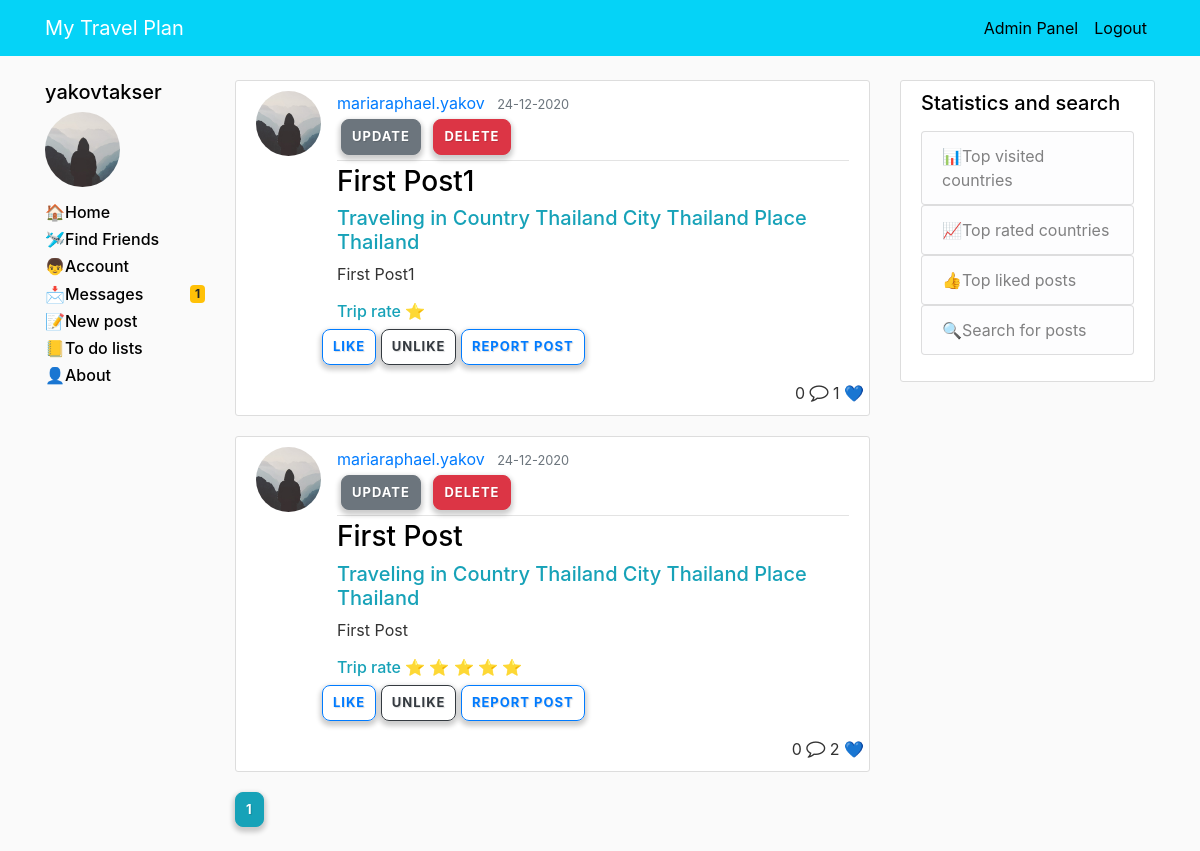
The page /reported (signed in) on the database its author committed.
### mytravelplan/models.py (models this page shows, shortened)
class User(db.Model, UserMixin):
    id = db.Column(db.Integer, primary_key=True)
    username = db.Column(db.String(20), unique=True, nullable=False)
    email = db.Column(db.String(120), unique=True, nullable=False)
    image_file = db.Column(db.String(20), nullable=False, default='default.jpg')
    password = db.Column(db.String(60), nullable=False)
    first_name = db.Column(db.String(20), nullable=False)
    last_name = db.Column(db.String(20), nullable=False)
    date_of_birth = db.Column(db.DateTime, nullable=True)
    messageReceived = db.relationship('Message', backref='receiverUser', lazy=True)
    comments = db.relationship('Comment', backref='author', lazy=True)
    admin_permissions = db.Column(db.Integer, default=0)
    posts = db.relationship('Post', backref='author', lazy=True)
    to_do_list = db.relationship('Todolist', backref='author', lazy=True)
    amount_of_posts = db.Column(db.Integer, default=0)
    level_of_user = db.Column(db.String(100), default='New')
    verified = db.Column(db.Boolean, default=False)

class Post(db.Model):
    id = db.Column(db.Integer, primary_key=True)
    title = db.Column(db.String(100), nullable=False)
    date_posted = db.Column(db.DateTime, nullable=False, default=datetime.utcnow)
    content = db.Column(db.Text, nullable=False)
    user_id = db.Column(db.Integer, db.ForeignKey('user.id'),
                        nullable=False)  # Foreign Key to make a relationship with the user by 'user_id' field
    comments = db.relationship('Comment', backref='belong', lazy=True)
    country = db.Column(db.String(100), nullable=False)
    city = db.Column(db.String(100))
    place = db.Column(db.String(100))
    rate = db.Column(db.Integer)
    likes = db.relationship('PostLikes', backref='belong', lazy=True)
    imgs = db.relationship('Image', backref='belong', lazy=True)
    amount_of_likes = db.Column(db.Integer, default=0)
    amount_of_comments = db.Column(db.Integer, default=0)
    reported = db.Column(db.Boolean, default=False)
    find_friends = db.Column(db.Boolean, default=False)

### mytravelplan/users/routes.py (the view)
@users.route('/reported', methods=['GET', 'POST'])
@login_required
def reported_posts():
    if current_user.admin_permissions == 1:
        msg_counters = messages_counters()
        form = LikeForm()
        reported_form = ReportForm()
        page = request.args.get('page', 1, type=int)
        posts = Post.query.filter_by(reported=True).order_by(Post.date_posted.desc()).paginate(page=page, per_page=5)
        if form.validate_on_submit():
            like_or_unlike = form.like_or_unlike.data
            id_of_post_to_like = form.id.data
            like_to_post(id_of_post_to_like, like_or_unlike)
        if reported_form.validate_on_submit():
            id_of_reported_post = form.id.data
            post = Post.query.get(id_of_reported_post)
            post.reported = True
            db.session.commit()
        return render_template('reported_posts.html', posts=posts, form=form, reported_form=reported_form, msg_counters=msg_counters)
    else:
        abort(403)

### mytravelplan/posts/forms.py
class LikeForm(FlaskForm):
    id = IntegerField('id')
    like_or_unlike = StringField('like_or_unlike')
    like = SubmitField('Like')
    unlike = SubmitField('Unlike')

class ReportForm(FlaskForm):
    id = IntegerField('id')
    report = SubmitField('Report Post')

### mytravelplan/messages/routes.py (called while the page is built)
@login_required
def messages_counters():
    msg_counters = []
    inboxMessagesCounter = Message.query.filter_by(receiver=current_user.username, deletedByReceiver=False).count()
    msg_counters.append(inboxMessagesCounter)
    unreadMessagesCounter = Message.query.filter_by(receiver=current_user.username, readed=False,
                                                    deletedByReceiver=False).count()
    msg_counters.append(unreadMessagesCounter)
    sentMessagesCounter = Message.query.filter_by(owner=current_user.username, deletedByOwner=False).count()
    msg_counters.append(sentMessagesCounter)
    return msg_counters

### mytravelplan/models.py (called while the page is built)
@login_manager.user_loader
def load_user(user_id):
    return User.query.get(int(user_id))

### mytravelplan/templates/reported_posts.html (shortened to what this page needs)
{% extends "base.html" %}
    {% block content %}
        {% for post in posts.items %}
             <article class="media content-section">
       <img class="rounded-circle article-img" src="{{ url_for('static', filename='profile_pics/' + post.author.image_file) }}">
      <div class="media-body">
        <div class="article-metadata">
          <a class="mr-2" href="{{url_for('users.user_account_show', username=post.author.username)}}">{{ post.author.username }}</a>
          <small class="text-muted">{{ post.date_posted.strftime('%d-%m-%Y') }}</small>
            {% if post.author == current_user or current_user.admin_permissions == 1 %}
            <div>
                <a class="btn btn-secondary btn-sm m-1 mb-1" href="{{ url_for('posts.update_post', post_id=post.id ) }}">Update</a>
                <button type="button" class="btn btn-danger btn-sm m-1" data-toggle="modal" data-target="#deleteModal">Delete</button>
            </div>
            {% endif %}
        </div>
        <h3 class="text-info"><a class="article-title" href="{{ url_for('posts.post', post_id=post.id) }}">{{ post.title }}</a></h3>
          <h5 class="article-title text-info">Traveling in Country {{ post.country }} City {{ post.city }} Place {{ post.place }}</h5>
        <p class="article-content">{{ post.content }}</p>
          <h6 class="text-info">Trip rate {%for i in range(0, post.rate)%} <span>&#11088;</span>{% endfor %}</h6>
          <div class="row">
          <form method="POST" action="" enctype="multipart/form-data">
                    <div class="form-group">
                        {{ form.like(class="btn btn-outline-primary btn-md") }}
                    </div>
           </form>
          <form method="POST" action="" enctype="multipart/form-data">
                    <div class="form-group">
                        {{ form.unlike(class="btn btn-outline-dark btn-md") }}
                    </div>
           </form>
          <form method="POST" action="" enctype="multipart/form-data">
                <div class="form-group">
                    {{ reported_form.report(class="btn btn-outline-primary btn-md") }}
                </div>
          </form>
          </div>
          <div class="row pull-right">
              <div class="pull-right">{{ post.amount_of_comments }}&nbsp;<i class="fa fa-comment-o" style="font-size:19px;"></i></div>
              <div class="pull-right">{{ post.amount_of_likes }}&nbsp;&#128153;</div>
          </div>
      </div>
    </article>
        {% endfor %}
        {% for page_num in posts.iter_pages(left_edge=1, right_edge=1, left_current=1, right_current=2) %}
        {% if page_num %}
            {% if posts.page == page_num %}
                <a class="btn btn-info mb-4" href="{{ url_for('main.home', page=page_num) }}">{{ page_num }}</a>
            {% else %}
                <a class="btn btn-outline-info mb-4" href="{{ url_for('main.home', page=page_num) }}">{{ page_num }}</a>
            {% endif %}
        {% endif %}
        {% endfor %}
    {% endblock %}

### mytravelplan/templates/base.html (shortened to what this page needs)
<!DOCTYPE html>
<html lang="en">
<head>
    <link rel="stylesheet" href="https://stackpath.bootstrapcdn.com/bootstrap/4.3.1/css/bootstrap.min.css">
    <link href="https://maxcdn.bootstrapcdn.com/font-awesome/4.7.0/css/font-awesome.min.css" rel="stylesheet">
    <link rel="stylesheet" href="https://maxcdn.bootstrapcdn.com/bootstrap/4.1.3/css/bootstrap.min.css" />
<link rel="stylesheet" href="http://bootstraptema.ru/plugins/2015/kw-count/kwcount.css" />
    <link rel="stylesheet" type="text/css" href="{{ url_for('static', filename='main.css') }}">
</head>
<body>
    <header class="site-header">
      <nav class="navbar navbar-expand-md navbar-dark bg-steel fixed-top">
        <div class="container">
          <a class="navbar-brand mr-4" href="/">My Travel Plan</a>
          <div class="collapse navbar-collapse" id="navbarToggle">
            <div class="navbar-nav">
                {% if current_user.is_authenticated %}
                    {% if current_user.admin_permissions == 1 %}
                        <a class="nav-item nav-link" href="{{ url_for('users.admin') }}">Admin Panel</a>
                    {% endif %}
                <a class="nav-item nav-link" href="{{ url_for('users.logout') }}">Logout</a>
                {% else %}
              <a class="nav-item nav-link" href="{{ url_for('users.login') }}">Login</a>
              <a class="nav-item nav-link" href="{{ url_for('users.register') }}">Register</a>
                {% endif %}
            </div>
          </div>
        </div>
      </nav>
    </header>
        <main role="main" class="container">
      <div class="row">
            <div class="col-md-2">
                 {% if current_user.is_authenticated %}
                 <h5>{{ current_user.username }}</h5>
                    <div class="media">
                        <img class="rounded-circle account-img" style="width: 75px;height: 75px;" src="{{ url_for('static', filename='profile_pics/' + current_user.image_file)}}">
                    </div>
                {% endif %}
                <h6><a  href="{{ url_for('main.home') }}" style="color:#000000">&#127968;Home</a></h6>
                <h6><a  href="{{ url_for('main.find_friends') }}" style="color:#000000">&#128745;Find Friends</a></h6>
                {% if current_user.is_authenticated %}
                <h6><a  href="{{ url_for('users.account', username=current_user.username) }}" style="color:#000000">&#128102;Account</a></h6>
                <h6><a  href="{{ url_for('messages.inbox') }}" style="color:#000000">&#128233;<span class="badge badge-warning pull-right">{{ msg_counters[1] }}</span>Messages</a></h6>
                <h6><a  href="{{ url_for('posts.new_post', username=current_user.username) }}" style="color:#000000">&#128221;New post</a></h6>
                <h6><a  href="{{ url_for('todolists.to_do_lists', post_id=0, to_do_list_id=0) }}" style="color:#000000">&#128210;To do lists</a></h6>
                {% endif %}
                <h6><a  href="{{ url_for('main.about') }}" style="color:#000000">&#128100;About</a></h6>
        </div>
        <div class="col-md-7">
          {% block content %}{% endblock %}
        </div>
        <div class="col-md-3">
          <div class="content-section">
              <h5>Statistics and search</h5>
            <p class='text-muted'>
              <ul class="list-group">
              <a href="{{ url_for('main.most_visited_countries') }}"><li class="list-group-item list-group-item-light">&#128202;Top visited countries</li></a>
              <a href="{{ url_for('main.most_rated_countries') }}"><li class="list-group-item list-group-item-light">&#128200;Top rated countries</li></a>
              <a href="{{ url_for('main.most_liked_posts') }}"><li class="list-group-item list-group-item-light">&#128077;Top liked posts</li></a>
              <a href="{{ url_for('main.search') }}"><li  class="list-group-item list-group-item-light">&#128269;Search for posts</li></a>
              </ul>
            </p>
          </div>
        </div>
      </div>
    </main>
</body>
</html>

### mytravelplan/static/main.css (style rules this page uses)
body { background: #fafafa; color: #333333; margin-top: 5rem; }
h1, h2, h3, h4, h5, h6 { color: black; }
.bg-steel { background-color:#05d3f7; }
.site-header .navbar-nav .nav-link { color: black; }
.content-section { background: #ffffff; padding: 10px 20px; border: 1px solid #dddddd; border-radius: 3px; margin-bottom: 20px; }
.article-title { color: black; }
.article-content { white-space: pre-line; }
.article-img { height: 65px; width: 65px; margin-right: 16px; }
.article-metadata { padding-bottom: 1px; margin-bottom: 4px; border-bottom: 1px solid #e3e3e3 }
.account-img { height: 125px; width: 125px; margin-right: 20px; margin-bottom: 16px; }
.btn { border-radius: 8px; font-size: 13px; font-weight: bold; letter-spacing: 1px; padding: 7px 10px; text-shadow: 1px 1px 1px rgba(0, 0, 0, 0.14); text-transform: uppercase; box-shadow: 0 3px 5px 2px rgba(0, 0, 0, 0.2); }

### rows shown on the page
User: username "yakovtakser", image_file (placeholder picture)
Post: image_file (placeholder picture), author.username "mariaraphael.yakov", date_posted "24-12-2020", title "First Post1", country "Thailand", city "Thailand", place "Thailand", content "First Post1", rate 1 (drawn), amount_of_comments "0", amount_of_likes "1"
Post: image_file (placeholder picture), author.username "mariaraphael.yakov", date_posted "24-12-2020", title "First Post", country "Thailand", city "Thailand", place "Thailand", content "First Post", rate 5 (drawn), amount_of_comments "0", amount_of_likes "2"

### other values the page prints
{{ msg_counters[1] }} "1"
{{ page_num }} "1"
